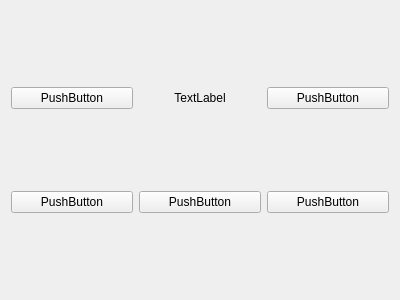
<?xml version="1.0" encoding="UTF-8"?>
<ui version="4.0">
 <class>Form</class>
 <widget class="QWidget" name="Form">
  <property name="geometry">
   <rect>
    <x>0</x>
    <y>0</y>
    <width>400</width>
    <height>300</height>
   </rect>
  </property>
  <property name="windowTitle">
   <string>Form</string>
  </property>
  <layout class="QGridLayout" name="gridLayout">
   <item row="0" column="2">
    <widget class="QLabel" name="label">
     <property name="text">
      <string>TextLabel</string>
     </property>
     <property name="alignment">
      <set>Qt::AlignCenter</set>
     </property>
    </widget>
   </item>
   <item row="0" column="3">
    <widget class="QPushButton" name="pushButton_5">
     <property name="text">
      <string>PushButton</string>
     </property>
    </widget>
   </item>
   <item row="0" column="1">
    <widget class="QPushButton" name="pushButton_4">
     <property name="text">
      <string>PushButton</string>
     </property>
    </widget>
   </item>
   <item row="2" column="1">
    <widget class="QPushButton" name="pushButton">
     <property name="text">
      <string>PushButton</string>
     </property>
    </widget>
   </item>
   <item row="2" column="2">
    <widget class="QPushButton" name="pushButton_2">
     <property name="text">
      <string>PushButton</string>
     </property>
    </widget>
   </item>
   <item row="2" column="3">
    <widget class="QPushButton" name="pushButton_3">
     <property name="text">
      <string>PushButton</string>
     </property>
    </widget>
   </item>
  </layout>
 </widget>
 <resources/>
 <connections/>
</ui>
